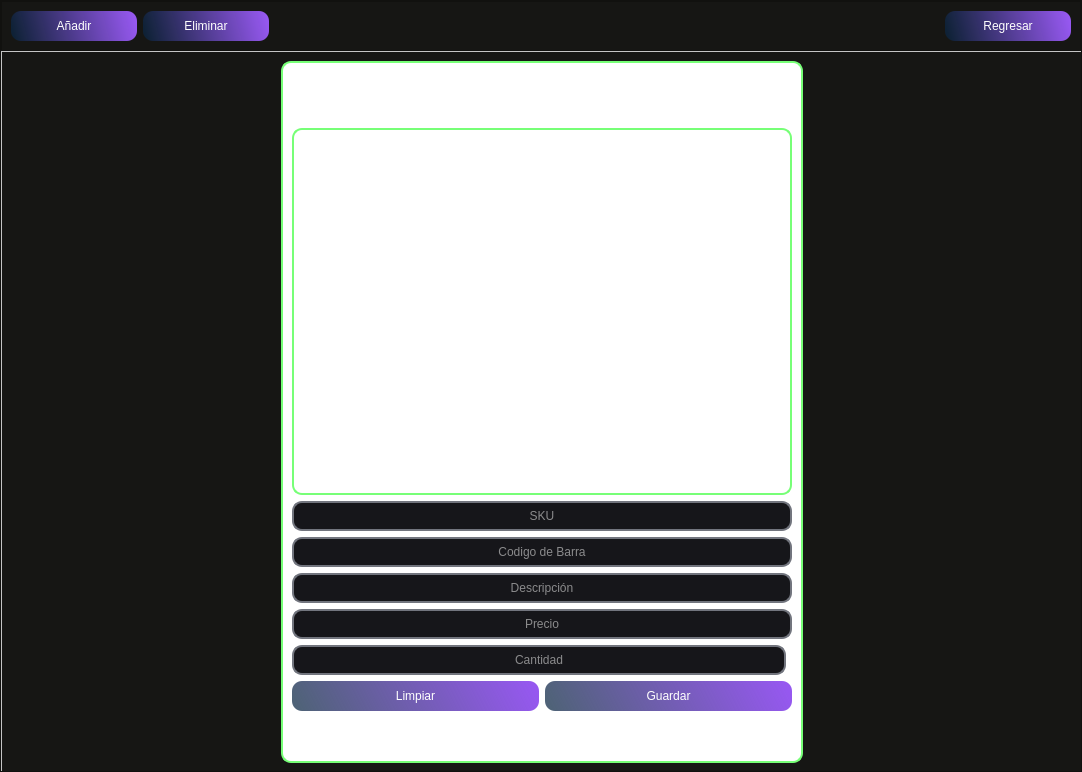
<?xml version="1.0" encoding="UTF-8"?>
<ui version="4.0">
 <class>MainWindow_productos</class>
 <widget class="QMainWindow" name="MainWindow_productos">
  <property name="geometry">
   <rect>
    <x>0</x>
    <y>0</y>
    <width>1082</width>
    <height>772</height>
   </rect>
  </property>
  <property name="windowTitle">
   <string>MainWindow</string>
  </property>
  <widget class="QWidget" name="centralwidget">
   <layout class="QVBoxLayout" name="verticalLayout">
    <property name="spacing">
     <number>0</number>
    </property>
    <property name="leftMargin">
     <number>0</number>
    </property>
    <property name="topMargin">
     <number>0</number>
    </property>
    <property name="rightMargin">
     <number>0</number>
    </property>
    <property name="bottomMargin">
     <number>0</number>
    </property>
    <item>
     <widget class="QFrame" name="frame_fondo">
      <property name="minimumSize">
       <size>
        <width>0</width>
        <height>0</height>
       </size>
      </property>
      <property name="maximumSize">
       <size>
        <width>16777215</width>
        <height>16777215</height>
       </size>
      </property>
      <property name="styleSheet">
       <string notr="true">background-color: rgb(22, 22, 20);


</string>
      </property>
      <property name="frameShape">
       <enum>QFrame::StyledPanel</enum>
      </property>
      <property name="frameShadow">
       <enum>QFrame::Raised</enum>
      </property>
      <layout class="QVBoxLayout" name="verticalLayout_2">
       <property name="spacing">
        <number>0</number>
       </property>
       <property name="leftMargin">
        <number>0</number>
       </property>
       <property name="topMargin">
        <number>0</number>
       </property>
       <property name="rightMargin">
        <number>0</number>
       </property>
       <property name="bottomMargin">
        <number>0</number>
       </property>
       <item>
        <widget class="QFrame" name="frame_superior">
         <property name="maximumSize">
          <size>
           <width>16777215</width>
           <height>50</height>
          </size>
         </property>
         <property name="styleSheet">
          <string notr="true">

QPushButton{
background-color: qlineargradient(spread:reflect, x1:0, y1:0.562273, x2:1, y2:0.5, stop:0 rgba(11, 38, 67, 184), stop: 1 rgba(150, 88, 240, 255));
border-radius: 10px;
font: 12pt &quot;Sans Serif&quot;;
color: rgb(255, 255, 254); }

QPushButton:hover{
background-color: qlineargradient(spread:reflect, x1:0, y1:0.562273, x2:0.949, y2:0.545455, stop: 0 rgba(11, 38, 67, 184), stop:1 rgba(88, 240, 171, 255));
border-radius:10px;
font: 12pt &quot;Sans Serif&quot;;
color: rgb(255, 255, 254);
}</string>
         </property>
         <property name="frameShape">
          <enum>QFrame::StyledPanel</enum>
         </property>
         <property name="frameShadow">
          <enum>QFrame::Raised</enum>
         </property>
         <layout class="QHBoxLayout" name="horizontalLayout_4">
          <item>
           <widget class="QPushButton" name="pushButton_anadir_in">
            <property name="minimumSize">
             <size>
              <width>126</width>
              <height>30</height>
             </size>
            </property>
            <property name="styleSheet">
             <string notr="true"/>
            </property>
            <property name="text">
             <string>Añadir</string>
            </property>
           </widget>
          </item>
          <item>
           <widget class="QPushButton" name="pushButton_eliminar_su">
            <property name="minimumSize">
             <size>
              <width>126</width>
              <height>30</height>
             </size>
            </property>
            <property name="styleSheet">
             <string notr="true"/>
            </property>
            <property name="text">
             <string>Eliminar</string>
            </property>
           </widget>
          </item>
          <item>
           <spacer name="horizontalSpacer_4">
            <property name="orientation">
             <enum>Qt::Horizontal</enum>
            </property>
            <property name="sizeHint" stdset="0">
             <size>
              <width>245</width>
              <height>20</height>
             </size>
            </property>
           </spacer>
          </item>
          <item>
           <widget class="QPushButton" name="pushButton_regresar">
            <property name="minimumSize">
             <size>
              <width>126</width>
              <height>30</height>
             </size>
            </property>
            <property name="styleSheet">
             <string notr="true">QPushButton:hover{
background-color: qlineargradient(spread:pad, x1:0, y1:0, x2:1, y2:0, stop:0 rgba(0, 0, 0, 255), stop:0.727273 rgba(142, 19, 16, 255));
border-radius:10px;
font: 12pt &quot;Sans Serif&quot;;
color: rgb(255, 255, 254);
}</string>
            </property>
            <property name="text">
             <string>Regresar</string>
            </property>
           </widget>
          </item>
         </layout>
        </widget>
       </item>
       <item>
        <widget class="QFrame" name="frame_inferior">
         <property name="minimumSize">
          <size>
           <width>1080</width>
           <height>720</height>
          </size>
         </property>
         <property name="maximumSize">
          <size>
           <width>16777215</width>
           <height>720</height>
          </size>
         </property>
         <property name="styleSheet">
          <string notr="true">QFrame{ 
	background-color: rgb(255, 255, 255);
}

QLabel {
background-color: #000000ff;
}

QTableWidget{
background-color: rgb(255, 255, 255);
	color: rgb(0, 0, 0);
	gridline-color: rgb(206, 0, 55);
font-size: 12px;
color: #000000;
}

QHeaderView::section {

background-color: rgb(0, 206, 151);

border: 1px solid rgb(0, 0, 0);

font-size: 12pt;

}

I

QTableWidget QTableCornerButton::section {

background-color: rgb(0, 0, 0);

border: 1px solid rgb(0, 206, 151);

}</string>
         </property>
         <property name="frameShape">
          <enum>QFrame::StyledPanel</enum>
         </property>
         <property name="frameShadow">
          <enum>QFrame::Raised</enum>
         </property>
         <layout class="QVBoxLayout" name="verticalLayout_3">
          <property name="spacing">
           <number>0</number>
          </property>
          <property name="leftMargin">
           <number>0</number>
          </property>
          <property name="topMargin">
           <number>0</number>
          </property>
          <property name="rightMargin">
           <number>0</number>
          </property>
          <property name="bottomMargin">
           <number>0</number>
          </property>
          <item>
           <widget class="QStackedWidget" name="stackedWidget">
            <property name="minimumSize">
             <size>
              <width>1080</width>
              <height>720</height>
             </size>
            </property>
            <property name="styleSheet">
             <string notr="true"/>
            </property>
            <property name="currentIndex">
             <number>1</number>
            </property>
            <widget class="QWidget" name="page_eliminar">
             <property name="styleSheet">
              <string notr="true">QFrame{
background-color: #0000000ff;
}</string>
             </property>
             <layout class="QHBoxLayout" name="horizontalLayout_7">
              <item>
               <spacer name="horizontalSpacer_11">
                <property name="orientation">
                 <enum>Qt::Horizontal</enum>
                </property>
                <property name="sizeHint" stdset="0">
                 <size>
                  <width>263</width>
                  <height>20</height>
                 </size>
                </property>
               </spacer>
              </item>
              <item>
               <widget class="QFrame" name="frame_busquedadeusuarios_3">
                <property name="minimumSize">
                 <size>
                  <width>541</width>
                  <height>651</height>
                 </size>
                </property>
                <property name="maximumSize">
                 <size>
                  <width>16777215</width>
                  <height>16777215</height>
                 </size>
                </property>
                <property name="styleSheet">
                 <string notr="true">QLineEdit{
background-color: rgb(22, 22, 26);
border-radius: 10px;
font: 12pt &quot;SansSerif&quot;;
color: rgb(255, 255, 254);
border: 2px solid rgb(114, 117, 126);}

QLineEdit:hover{
background-color: rgb(22, 22, 26);
border-radius: 10px;
font: 12pt &quot;Sans Serif&quot;;
border: 2px solid rgb(44, 182, 125); }

QLineEdit:focus {
background-color: rgb(1, 1, 1);
border-radius:10px;
font: 12pt &quot;Sans Serif&quot;;
border: 2px solid rgb(127, 90, 240);
}

QPushButton{
background-color: qlineargradient(spread:reflect, x1:0, y1:0.562273, x2:1, y2:0.5, stop:0 rgba(11, 38, 67, 184), stop: 1 rgba(150, 88, 240, 255));
border-radius: 10px;
font: 12pt &quot;Sans Serif&quot;;
color: rgb(255, 255, 254); }

QPushButton:hover{
background-color: qlineargradient(spread:reflect, x1:0, y1:0.562273, x2:0.949, y2:0.545455, stop: 0 rgba(11, 38, 67, 184), stop:1 rgba(88, 240, 171, 255));
border-radius:10px;
font: 12pt &quot;Sans Serif&quot;;
color: rgb(255, 255, 254);
}

QComboBox{
background-color: rgb(22, 22, 26);
border-radius: 10px;
font: 12pt &quot;SansSerif&quot;;
color: rgb(255, 255, 254);
border: 2px solid rgb(114, 117, 126);}

QComboBox:hover{
background-color: rgb(22, 22, 26);
border-radius: 10px;
font: 12pt &quot;Sans Serif&quot;;
border: 2px solid rgb(44, 182, 125); }





QFrame{
border-radius: 10px;
border: 2px solid rgb(225, 85, 88)
}
</string>
                </property>
                <property name="frameShape">
                 <enum>QFrame::StyledPanel</enum>
                </property>
                <property name="frameShadow">
                 <enum>QFrame::Raised</enum>
                </property>
                <layout class="QGridLayout" name="gridLayout_2">
                 <property name="bottomMargin">
                  <number>50</number>
                 </property>
                 <item row="5" column="0" colspan="4">
                  <widget class="QLineEdit" name="lineEdit_sku">
                   <property name="alignment">
                    <set>Qt::AlignCenter</set>
                   </property>
                   <property name="placeholderText">
                    <string>SKU</string>
                   </property>
                  </widget>
                 </item>
                 <item row="6" column="0" colspan="4">
                  <widget class="QLineEdit" name="lineEdit_codigodebarra">
                   <property name="alignment">
                    <set>Qt::AlignCenter</set>
                   </property>
                   <property name="placeholderText">
                    <string>Codigo de Barra</string>
                   </property>
                  </widget>
                 </item>
                 <item row="1" column="1" colspan="2">
                  <widget class="QLabel" name="label_imagnedeusuario_2">
                   <property name="minimumSize">
                    <size>
                     <width>347</width>
                     <height>280</height>
                    </size>
                   </property>
                   <property name="styleSheet">
                    <string notr="true">border-image: url(:/Usuario/6326055.png);</string>
                   </property>
                   <property name="text">
                    <string/>
                   </property>
                  </widget>
                 </item>
                 <item row="1" column="0">
                  <spacer name="horizontalSpacer_8">
                   <property name="orientation">
                    <enum>Qt::Horizontal</enum>
                   </property>
                   <property name="sizeHint" stdset="0">
                    <size>
                     <width>77</width>
                     <height>20</height>
                    </size>
                   </property>
                  </spacer>
                 </item>
                 <item row="7" column="0" colspan="4">
                  <widget class="QLineEdit" name="lineEdit_descripcion">
                   <property name="alignment">
                    <set>Qt::AlignCenter</set>
                   </property>
                   <property name="placeholderText">
                    <string>Descripción</string>
                   </property>
                  </widget>
                 </item>
                 <item row="8" column="0" colspan="4">
                  <widget class="QLineEdit" name="lineEdit_precio">
                   <property name="alignment">
                    <set>Qt::AlignCenter</set>
                   </property>
                   <property name="placeholderText">
                    <string>Precio</string>
                   </property>
                  </widget>
                 </item>
                 <item row="1" column="3">
                  <spacer name="horizontalSpacer_9">
                   <property name="orientation">
                    <enum>Qt::Horizontal</enum>
                   </property>
                   <property name="sizeHint" stdset="0">
                    <size>
                     <width>77</width>
                     <height>20</height>
                    </size>
                   </property>
                  </spacer>
                 </item>
                 <item row="4" column="0" colspan="4">
                  <widget class="QPushButton" name="pushButton_buscar_eliminar">
                   <property name="minimumSize">
                    <size>
                     <width>130</width>
                     <height>30</height>
                    </size>
                   </property>
                   <property name="text">
                    <string>Buscar</string>
                   </property>
                  </widget>
                 </item>
                 <item row="9" column="0" colspan="4">
                  <widget class="QLineEdit" name="lineEdit_cantidad">
                   <property name="alignment">
                    <set>Qt::AlignCenter</set>
                   </property>
                   <property name="placeholderText">
                    <string>Cantidad</string>
                   </property>
                  </widget>
                 </item>
                 <item row="10" column="0" colspan="4">
                  <widget class="QPushButton" name="pushButton_eliminar_eliminar">
                   <property name="minimumSize">
                    <size>
                     <width>130</width>
                     <height>30</height>
                    </size>
                   </property>
                   <property name="styleSheet">
                    <string notr="true">QPushButton:hover{
background-color: qlineargradient(spread:pad, x1:0, y1:0, x2:1, y2:0, stop:0 rgba(0, 0, 0, 255), stop:0.727273 rgba(142, 19, 16, 255));
border-radius:10px;
font: 12pt &quot;Sans Serif&quot;;
color: rgb(255, 255, 254);
}</string>
                   </property>
                   <property name="text">
                    <string>Eliminar</string>
                   </property>
                  </widget>
                 </item>
                 <item row="0" column="0" colspan="4">
                  <widget class="QLabel" name="label_eliminar_Producto">
                   <property name="font">
                    <font>
                     <family>Impact</family>
                     <pointsize>16</pointsize>
                    </font>
                   </property>
                   <property name="styleSheet">
                    <string notr="true">color: rgb(255, 255, 255);

border-radius: 0px;

border:0px;</string>
                   </property>
                   <property name="text">
                    <string>ELIMINAR PRODUCTO</string>
                   </property>
                   <property name="alignment">
                    <set>Qt::AlignCenter</set>
                   </property>
                  </widget>
                 </item>
                 <item row="3" column="0" colspan="4">
                  <widget class="QLineEdit" name="lineEdit_sku_buscar_eliminar">
                   <property name="minimumSize">
                    <size>
                     <width>200</width>
                     <height>30</height>
                    </size>
                   </property>
                   <property name="alignment">
                    <set>Qt::AlignCenter</set>
                   </property>
                   <property name="placeholderText">
                    <string>Sku</string>
                   </property>
                  </widget>
                 </item>
                 <item row="2" column="0">
                  <spacer name="verticalSpacer">
                   <property name="orientation">
                    <enum>Qt::Vertical</enum>
                   </property>
                   <property name="sizeHint" stdset="0">
                    <size>
                     <width>20</width>
                     <height>40</height>
                    </size>
                   </property>
                  </spacer>
                 </item>
                </layout>
               </widget>
              </item>
              <item>
               <spacer name="horizontalSpacer_12">
                <property name="orientation">
                 <enum>Qt::Horizontal</enum>
                </property>
                <property name="sizeHint" stdset="0">
                 <size>
                  <width>262</width>
                  <height>20</height>
                 </size>
                </property>
               </spacer>
              </item>
             </layout>
            </widget>
            <widget class="QWidget" name="page_anadir">
             <property name="styleSheet">
              <string notr="true">QFrame{
background-color: #0000000ff;
}</string>
             </property>
             <layout class="QHBoxLayout" name="horizontalLayout_8">
              <item>
               <spacer name="horizontalSpacer_10">
                <property name="orientation">
                 <enum>Qt::Horizontal</enum>
                </property>
                <property name="sizeHint" stdset="0">
                 <size>
                  <width>261</width>
                  <height>20</height>
                 </size>
                </property>
               </spacer>
              </item>
              <item>
               <widget class="QFrame" name="frame_registrodeusuarios">
                <property name="minimumSize">
                 <size>
                  <width>1</width>
                  <height>1</height>
                 </size>
                </property>
                <property name="maximumSize">
                 <size>
                  <width>16777215</width>
                  <height>16777215</height>
                 </size>
                </property>
                <property name="styleSheet">
                 <string notr="true">QLineEdit{
background-color: rgb(22, 22, 26);
border-radius: 10px;
font: 12pt &quot;SansSerif&quot;;
color: rgb(255, 255, 254);
border: 2px solid rgb(114, 117, 126);}

QLineEdit:hover{
background-color: rgb(22, 22, 26);
border-radius: 10px;
font: 12pt &quot;Sans Serif&quot;;
border: 2px solid rgb(44, 182, 125); }

QLineEdit:focus {
background-color: rgb(1, 1, 1);
border-radius:10px;
font: 12pt &quot;Sans Serif&quot;;
border: 2px solid rgb(127, 90, 240);
}

QPushButton{
background-color: qlineargradient(spread:reflect, x1:0, y1:0.562273, x2:1, y2:0.5, stop:0 rgba(11, 38, 67, 184), stop: 1 rgba(150, 88, 240, 255));
border-radius: 10px;
font: 12pt &quot;Sans Serif&quot;;
color: rgb(255, 255, 254); }

QPushButton:hover{
background-color: qlineargradient(spread:reflect, x1:0, y1:0.562273, x2:0.949, y2:0.545455, stop: 0 rgba(11, 38, 67, 184), stop:1 rgba(88, 240, 171, 255));
border-radius:10px;
font: 12pt &quot;Sans Serif&quot;;
color: rgb(255, 255, 254);
}

QComboBox{
background-color: rgb(22, 22, 26);
border-radius: 10px;
font: 12pt &quot;SansSerif&quot;;
color: rgb(255, 255, 254);
border: 2px solid rgb(114, 117, 126);}

QComboBox:hover{
background-color: rgb(22, 22, 26);
border-radius: 10px;
font: 12pt &quot;Sans Serif&quot;;
border: 2px solid rgb(44, 182, 125); }

QFrame{
border-radius: 10px;
border: 2px solid rgb(119, 255, 119)
}


</string>
                </property>
                <property name="frameShape">
                 <enum>QFrame::StyledPanel</enum>
                </property>
                <property name="frameShadow">
                 <enum>QFrame::Raised</enum>
                </property>
                <layout class="QGridLayout" name="gridLayout">
                 <property name="bottomMargin">
                  <number>50</number>
                 </property>
                 <item row="2" column="0" colspan="2">
                  <widget class="QLineEdit" name="lineEdit_Sku_anadir">
                   <property name="minimumSize">
                    <size>
                     <width>0</width>
                     <height>30</height>
                    </size>
                   </property>
                   <property name="alignment">
                    <set>Qt::AlignCenter</set>
                   </property>
                   <property name="placeholderText">
                    <string>SKU</string>
                   </property>
                  </widget>
                 </item>
                 <item row="7" column="0" colspan="2">
                  <layout class="QHBoxLayout" name="horizontalLayout_9">
                   <item>
                    <widget class="QPushButton" name="pushButton_limpiar_registrodeusuario">
                     <property name="minimumSize">
                      <size>
                       <width>130</width>
                       <height>30</height>
                      </size>
                     </property>
                     <property name="styleSheet">
                      <string notr="true">QPushButton:hover{
background-color: qlineargradient(spread:pad, x1:0, y1:0, x2:1, y2:0, stop:0 rgba(0, 0, 0, 255), stop:0.727273 rgba(142, 19, 16, 255));
border-radius:10px;
font: 12pt &quot;Sans Serif&quot;;
color: rgb(255, 255, 254);
}</string>
                     </property>
                     <property name="text">
                      <string>Limpiar</string>
                     </property>
                    </widget>
                   </item>
                   <item>
                    <widget class="QPushButton" name="pushButton_guardar_registrodeusuario">
                     <property name="minimumSize">
                      <size>
                       <width>130</width>
                       <height>30</height>
                      </size>
                     </property>
                     <property name="text">
                      <string>Guardar</string>
                     </property>
                    </widget>
                   </item>
                  </layout>
                 </item>
                 <item row="1" column="0" colspan="2">
                  <widget class="QLabel" name="label_imagendeusuarios_1">
                   <property name="minimumSize">
                    <size>
                     <width>77</width>
                     <height>280</height>
                    </size>
                   </property>
                   <property name="styleSheet">
                    <string notr="true">border-image: url(:/Usuario/6326055.png);</string>
                   </property>
                   <property name="text">
                    <string/>
                   </property>
                  </widget>
                 </item>
                 <item row="6" column="0">
                  <widget class="QLineEdit" name="lineEdit_cant_anadir">
                   <property name="minimumSize">
                    <size>
                     <width>0</width>
                     <height>30</height>
                    </size>
                   </property>
                   <property name="alignment">
                    <set>Qt::AlignCenter</set>
                   </property>
                   <property name="placeholderText">
                    <string>Cantidad</string>
                   </property>
                  </widget>
                 </item>
                 <item row="5" column="0" colspan="2">
                  <widget class="QLineEdit" name="lineEdit_precio_anadir">
                   <property name="minimumSize">
                    <size>
                     <width>0</width>
                     <height>30</height>
                    </size>
                   </property>
                   <property name="alignment">
                    <set>Qt::AlignCenter</set>
                   </property>
                   <property name="placeholderText">
                    <string>Precio</string>
                   </property>
                  </widget>
                 </item>
                 <item row="4" column="0" colspan="2">
                  <widget class="QLineEdit" name="lineEdit_descripcion_anadir">
                   <property name="minimumSize">
                    <size>
                     <width>0</width>
                     <height>30</height>
                    </size>
                   </property>
                   <property name="alignment">
                    <set>Qt::AlignCenter</set>
                   </property>
                   <property name="placeholderText">
                    <string>Descripción</string>
                   </property>
                  </widget>
                 </item>
                 <item row="3" column="0" colspan="2">
                  <widget class="QLineEdit" name="lineEdit_codigodebarra_anadir">
                   <property name="minimumSize">
                    <size>
                     <width>30</width>
                     <height>30</height>
                    </size>
                   </property>
                   <property name="text">
                    <string/>
                   </property>
                   <property name="alignment">
                    <set>Qt::AlignCenter</set>
                   </property>
                   <property name="placeholderText">
                    <string>Codigo de Barra</string>
                   </property>
                  </widget>
                 </item>
                 <item row="0" column="0" colspan="2">
                  <widget class="QLabel" name="label_registrodeusuario">
                   <property name="minimumSize">
                    <size>
                     <width>500</width>
                     <height>40</height>
                    </size>
                   </property>
                   <property name="maximumSize">
                    <size>
                     <width>16777215</width>
                     <height>50</height>
                    </size>
                   </property>
                   <property name="font">
                    <font>
                     <family>Impact</family>
                     <pointsize>16</pointsize>
                    </font>
                   </property>
                   <property name="styleSheet">
                    <string notr="true">color: rgb(255, 255, 255);

border-radius: 0px;

border:0px;</string>
                   </property>
                   <property name="text">
                    <string>AÑADIR PRODUCTO</string>
                   </property>
                   <property name="alignment">
                    <set>Qt::AlignCenter</set>
                   </property>
                  </widget>
                 </item>
                </layout>
               </widget>
              </item>
              <item>
               <spacer name="horizontalSpacer_13">
                <property name="orientation">
                 <enum>Qt::Horizontal</enum>
                </property>
                <property name="sizeHint" stdset="0">
                 <size>
                  <width>261</width>
                  <height>20</height>
                 </size>
                </property>
               </spacer>
              </item>
             </layout>
            </widget>
           </widget>
          </item>
         </layout>
        </widget>
       </item>
      </layout>
     </widget>
    </item>
   </layout>
  </widget>
 </widget>
 <resources/>
 <connections/>
</ui>
